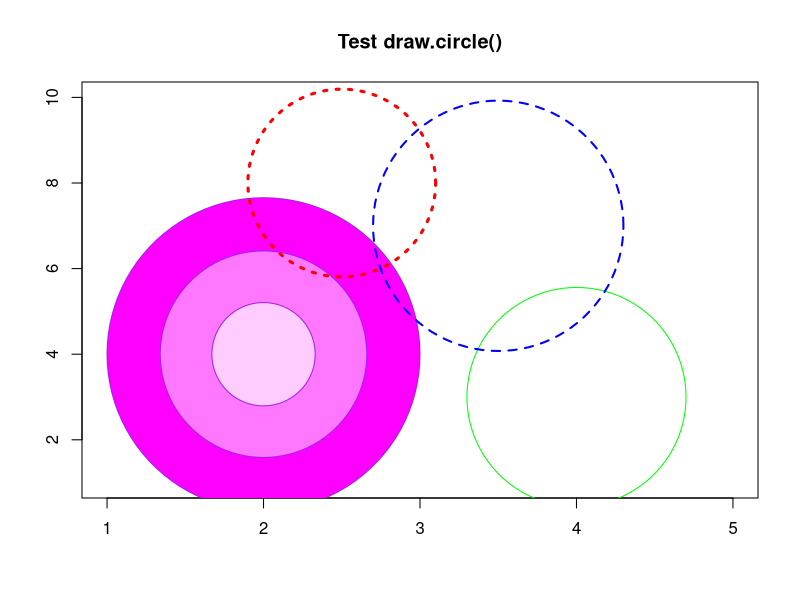

This chart was generated by the following R code:
## ---- chunk 1
library(plotrix)
plot(1:5,seq(1,10,length=5),type="n",xlab="",ylab="",main="Test draw.circle()")
draw.circle(2,4,c(1,0.66,0.33),border="purple",
col=c("#ff00ff","#ff77ff","#ffccff"),lty=1,lwd=1)
draw.circle(2.5,8,0.6,border="red",lty=3,lwd=3)
draw.circle(4,3,0.7,border="green",lty=1,lwd=1)
draw.circle(3.5,7,0.8,border="blue",lty=2,lwd=2)
